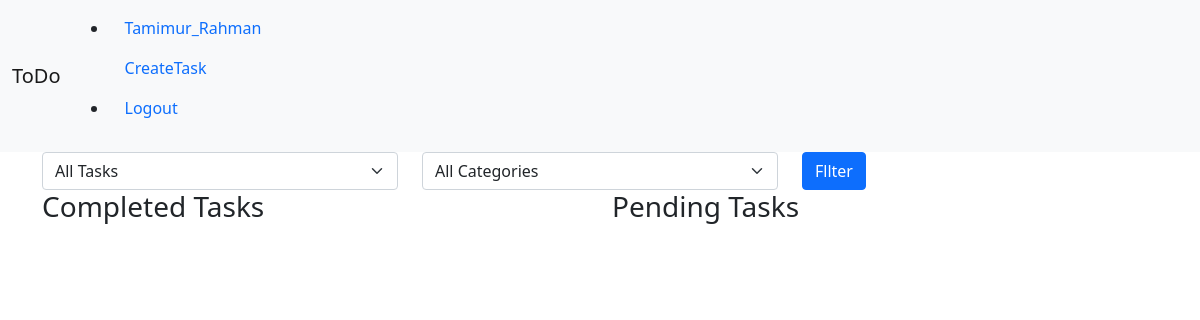
The page / (signed in) on the database as committed earlier.
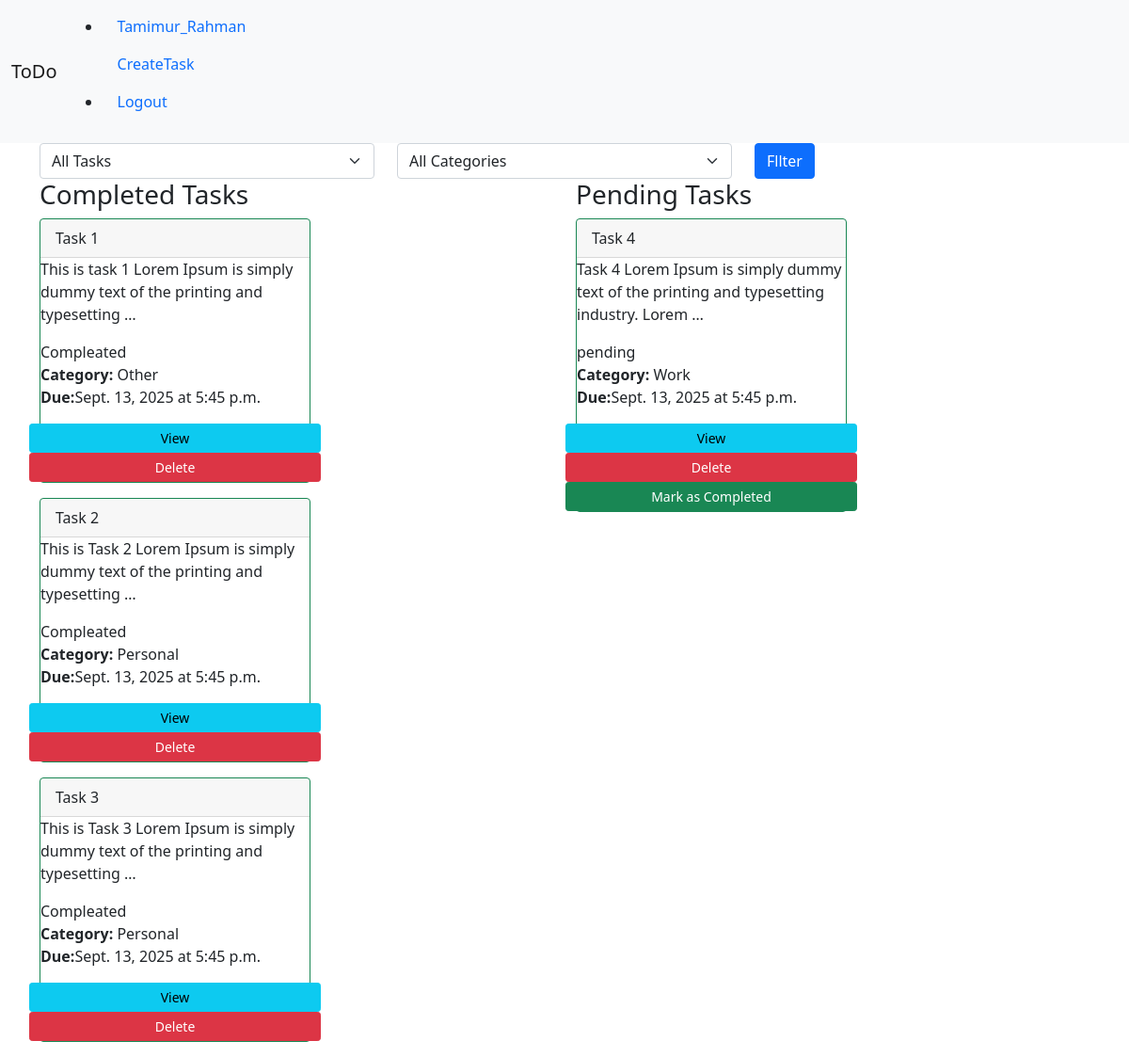
The same page on the database as committed later.
### task/models.py (models this page shows, shortened)
class Task(models.Model):
    STATUS = [
        ('pending','Pending'),
        ('completed','Completed'),
    ]
    CATEGORY = [
        ('work','Work'),
        ('personal','Personal'),
        ('other','Other'),
    ]
    title = models.CharField(max_length=100)
    description = models.TextField()
    due_date = models.DateField()
    due_time = models.TimeField()
    status = models.CharField(max_length=10, choices=STATUS, default = 'pending')
    category = models.CharField(max_length=10, choices=CATEGORY)
    is_completed = models.BooleanField(default=False)
    user = models.ForeignKey(User, on_delete=models.CASCADE)

### task/views.py (the view)
# urls.py: path('',task_list,name='task_list'),
@login_required
def task_list(request):
    status_filter = request.GET.get('status','all')
    category_filter = request.GET.get('category','all')
    tasks = Task.objects.filter(user=request.user)
    if status_filter !='all':
        tasks = tasks.filter(is_completed=(status_filter == 'completed'))
    if category_filter !='all':
        tasks = tasks.filter(category=category_filter)
    completed_tasks = tasks.filter(is_completed = True)
    pending_tasks = tasks.filter(is_completed = False)
    return render(request,'task_list.html',{
        'status_filter':status_filter,
        'category_filter':category_filter,
        'completed_tasks':completed_tasks,
        'pending_tasks':pending_tasks,
    })

### task/templates/task_list.html (shortened to what this page needs)
{% extends "base.html" %}
{% block content %}
<form method='get' class='md-4'>
    <div class='row'>
<div class='col-md-4'>
<select name='status' class="form-select" aria-label="Default select example">
  <option value="all" {% if status_filter == 'all' %}selected{% endif %}>All Tasks </option>
</select>
</div>
<div class='col-md-4'>
  <select name='category' class="form-select" aria-label="Default select example">
        <option value="all" {% if category_filter == 'all' %}selected{% endif %}>All Categories </option>
</select>
</div>
<div class='col-md-4'>
    <button type='submit' class='btn btn-primary md-4'>Fllter</button>
</div>
</div>
</form>
 <div class='row'>
<div class = 'col-md-6'>
    <h3>Completed Tasks</h3>
    <div class='card-columns'>
        {% for i in  completed_tasks %}
            <div class="card border-success mb-3" style="max-width: 18rem;">
            <div class="card-header">{{i.title}}</div>
            <p class="card-text">{{i.description | truncatewords:15 }}</p>
            <span>Compleated</span>
            <p class='card-text'>
                <strong>Category: </strong><span>{{i.get_category_display}}</span><br>
                <strong>Due:</strong>{{i.due_date}} at {{i.due_time}} <br>
            </p>
            <div class='row'>
                <a href="{% url 'task_detail' i.id %}" class='btn btn-info btn-sm '>View</a>
                <a href="{% url 'task_delete' i.id %}" class='btn btn-danger btn-sm '>Delete</a>
            </div>
            </div>
        {% endfor %}
    </div>
</div>
<div class = 'col-md-6'>
    <h3>Pending Tasks</h3>
    <div class='card-columns'>
        {% for i in  pending_tasks %}
            <div class="card border-success mb-3" style="max-width: 18rem;">
            <div class="card-header">{{i.title}}</div>
            <p class="card-text">{{i.description | truncatewords:15 }}</p>
            <span>pending</span>
            <p class='card-text'>
                <strong>Category: </strong><span>{{i.get_category_display}}</span><br>
                <strong>Due:</strong>{{i.due_date}} at {{i.due_time}} <br>
            </p>
            <div class='row'>
                <a href="{% url 'task_detail' i.id %}" class='btn btn-info btn-sm '>View</a>
                <a href="{% url 'task_delete' i.id %}" class='btn btn-danger btn-sm '>Delete</a>
                <a href="{% url 'mark_complete' i.id %}" class='btn btn-success btn-sm'>Mark as Completed</a>
            </div>
            </div>
        {% endfor %}
    </div>
</div>
</div>
</div>
{% endblock content %}

### templates/base.html (shortened to what this page needs)
<!doctype html>
<html lang="en">
  <head>
    <link href="https://cdn.jsdelivr.net/npm/bootstrap@5.0.2/dist/css/bootstrap.min.css" rel="stylesheet">
  </head>
  <body>
    {% include "navbar.html" %}
    <div class='container'>
        {% block content %}
        {% endblock content %}
  </body>
</html>

### templates/navbar.html (shortened to what this page needs)
<nav class="navbar navbar-expand-lg navbar-light bg-light">
  <div class="container-fluid">
    <a class="navbar-brand" href="{% url 'task_list' %}">ToDo</a>
    <div class="collapse navbar-collapse" id="navbarSupportedContent">
      <form class="d-flex">
        {% if user.is_authenticated %}
            <ul>
                <li class="nav-item">
                    <a class="nav-link active" aria-current="page" href="#">{{ user.username }}</a>
                    <a class="nav-link active" aria-current="page" href="{% url 'taskCreate' %}">CreateTask</a>
                </li>
                <li class="nav-item">
                    <a class="nav-link active" aria-current="page" href="{% url 'logout' %}">Logout</a>
                </li>
            </ul>
        {% endif %}
      </form>
    </div>
  </div>
</nav>

Rows that differ between the two databases and show on the page:
added Task: title "Task 1", description "This is task 1 Lorem Ipsum is simply dummy text of the printing and typesetting …", category "Other", due_date "Sept. 13, 2025", due_time "5:45 p.m.", shown under "Completed Tasks"
added Task: title "Task 2", description "This is Task 2 Lorem Ipsum is simply dummy text of the printing and typesetting …", category "Personal", due_date "Sept. 13, 2025", due_time "5:45 p.m.", shown under "Completed Tasks"
added Task: title "Task 3", description "This is Task 3 Lorem Ipsum is simply dummy text of the printing and typesetting …", category "Personal", due_date "Sept. 13, 2025", due_time "5:45 p.m.", shown under "Completed Tasks"
added Task: title "Task 4", description "Task 4 Lorem Ipsum is simply dummy text of the printing and typesetting industry. Lorem …", category "Work", due_date "Sept. 13, 2025", due_time "5:45 p.m.", shown under "Pending Tasks"
